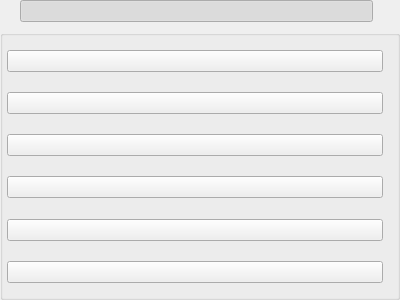
<?xml version="1.0" encoding="UTF-8"?>
<ui version="4.0">
 <class>MediaTypeFilterWidget</class>
 <widget class="QWidget" name="MediaTypeFilterWidget">
  <property name="geometry">
   <rect>
    <x>0</x>
    <y>0</y>
    <width>400</width>
    <height>300</height>
   </rect>
  </property>
  <property name="windowTitle">
   <string notr="true"/>
  </property>
  <property name="layoutDirection">
   <enum>Qt::LeftToRight</enum>
  </property>
  <property name="styleSheet">
   <string notr="true">QWidget
{
    background-color: #fff7f7f7; /*colorToken.surface-1*/
}

QPushButton, QLabel
{
background-color: &quot;transparent&quot;;
}

QGroupBox
{
    font-size: 12px;
    border: none;
}

#bArchives
{
    qproperty-icon: url(:/archives); 
    qproperty-iconSize: 16px;
}

#bAudio
{
    qproperty-icon: url(:/audio); 
    qproperty-iconSize: 16px;
}

#bDocuments
{
    qproperty-icon: url(:/documents); 
    qproperty-iconSize: 16px;
}

#bImages
{
    qproperty-icon: url(:/images); 
    qproperty-iconSize: 16px;
}

#bVideos
{
    qproperty-icon: url(:/video); 
    qproperty-iconSize: 16px;
}

#bOther
{
    qproperty-icon: url(:/other); 
    qproperty-iconSize: 16px;
}

#bTitle
{
    background: transparent;
    border: none;
    text-align: left;
    line-height: 16px;
    font-weight: 400;
    color: #FF616366; /*colorToken.text-secondary*/
    font-size: 12px;
}

#bTitle:enabled:checked
{
    icon: url(:/images/themed/light/chevron-down_default.svg); /*replaceThemeToken*/
}

#bTitle:enabled:!checked
{
    icon: url(:/images/themed/light/chevron-up_default.svg); /*replaceThemeToken*/
}

#bTitle:enabled:hover:checked
{
    icon: url(:/images/themed/light/chevron-down_hover.svg); /*replaceThemeToken*/
}

#bTitle:enabled:hover:!checked
{
    icon: url(:/images/themed/light/chevron-up_hover.svg); /*replaceThemeToken*/
}

#bTitle:enabled:pressed:checked
{
    icon: url(:/images/themed/light/chevron-down_press.svg); /*replaceThemeToken*/
}

#bTitle:enabled:pressed:!checked
{
   icon: url(:/images/themed/light/chevron-up_press.svg); /*replaceThemeToken*/
}

#bTitle:!enabled:checked
{
    icon: url(:/images/themed/light/chevron-down_disabled.svg); /*replaceThemeToken*/
}

#bTitle:!enabled:!checked
{
    icon: url(:/images/themed/light/chevron-up_disabled.svg); /*replaceThemeToken*/
}

#gbMediaType QFrame
{
    padding-right: 6px;
    padding-left: 6px;
}

#gbMediaType QPushButton
{
    height: 32px;
}

#gbMediaType QFrame &gt; QPushButton
{
    border: none;
    text-align: left;
    padding-left: 10px;
    padding-right: 0px;
}

#gbMediaType QFrame &gt; QLabel
{
    padding-right: 18px;
}

#gbMediaType QFrame[itsOn=true]
{
    border: none;
    border-radius: 6px;
    background-color: #FFFFFFFF; /*colorToken.page-background*/
}

#gbMediaType QFrame[itsOn=false]
{
    border-radius: none;
    background-color: transparent;
}

#gbMediaType QFrame[itsOn=true] &gt; QPushButton
{
    font-weight: 600;
    color: #FF303233; /*colorToken.icon-primary*/
}

#gbMediaType QFrame[itsOn=false] &gt; QPushButton
{
    font-weight: 400;
    color: #FF616366; /*colorToken.text-secondary*/
}

#gbMediaType QFrame[itsOn=false] &gt; #bArchives
{
    qproperty-icon: url(:/archives); 
    qproperty-iconSize: 16px;
}

#gbMediaType QFrame[itsOn=true] &gt; #bArchives
{
    qproperty-icon: url(:/archives_selected); 
    qproperty-iconSize: 16px;
}

#gbMediaType QFrame[itsOn=false] &gt; #bAudio
{
    qproperty-icon: url(:/audio); 
    qproperty-iconSize: 16px;
}

#gbMediaType QFrame[itsOn=true] &gt; #bAudio
{
    qproperty-icon: url(:/audio_selected); 
    qproperty-iconSize: 16px;
}

#gbMediaType QFrame[itsOn=false] &gt; #bDocuments
{
    qproperty-icon: url(:/documents); 
    qproperty-iconSize: 16px;
}

#gbMediaType QFrame[itsOn=true] &gt; #bDocuments
{
    qproperty-icon: url(:/documents_selected); 
    qproperty-iconSize: 16px;
}

#gbMediaType QFrame[itsOn=false] &gt; #bImages
{
    qproperty-icon: url(:/transfer_manager_images); 
    qproperty-iconSize: 16px;
}

#gbMediaType QFrame[itsOn=true] &gt; #bImages
{
    qproperty-icon: url(:/images_selected); 
    qproperty-iconSize: 16px;
}

#gbMediaType QFrame[itsOn=false] &gt; #bOther
{
    qproperty-icon: url(:/other); 
    qproperty-iconSize: 16px;
}

#gbMediaType QFrame[itsOn=true] &gt; #bOther
{
    qproperty-icon: url(:/other_selected);
    qproperty-iconSize: 16px;
}

#gbMediaType QFrame[itsOn=false] &gt; #bVideos
{
    qproperty-icon: url(:/video); 
    qproperty-iconSize: 16px;
}

#gbMediaType QFrame[itsOn=true] &gt; #bVideos
{
    qproperty-icon: url(:/video_selected); 
    qproperty-iconSize: 16px;
}
</string>
  </property>
  <property name="TOKENIZED" stdset="0">
   <bool>true</bool>
  </property>
  <layout class="QVBoxLayout" name="verticalLayout">
   <property name="spacing">
    <number>8</number>
   </property>
   <property name="leftMargin">
    <number>0</number>
   </property>
   <property name="topMargin">
    <number>0</number>
   </property>
   <property name="rightMargin">
    <number>0</number>
   </property>
   <property name="bottomMargin">
    <number>0</number>
   </property>
   <item>
    <layout class="QHBoxLayout" name="horizontalLayout">
     <property name="leftMargin">
      <number>20</number>
     </property>
     <property name="rightMargin">
      <number>27</number>
     </property>
     <item>
      <widget class="QPushButton" name="bTitle">
       <property name="cursor">
        <cursorShape>PointingHandCursor</cursorShape>
       </property>
       <property name="layoutDirection">
        <enum>Qt::RightToLeft</enum>
       </property>
       <property name="text">
        <string notr="true"/>
       </property>
       <property name="icon">
        <iconset resource="../../../gui/Resources_light.qrc">
         <normaloff>:/images/themed/light/chevron-down_default.svg</normaloff>:/images/themed/light/chevron-down_default.svg</iconset>
       </property>
       <property name="checkable">
        <bool>true</bool>
       </property>
       <property name="checked">
        <bool>true</bool>
       </property>
      </widget>
     </item>
    </layout>
   </item>
   <item>
    <widget class="QGroupBox" name="gbMediaType">
     <property name="sizePolicy">
      <sizepolicy hsizetype="Preferred" vsizetype="Preferred">
       <horstretch>0</horstretch>
       <verstretch>0</verstretch>
      </sizepolicy>
     </property>
     <property name="minimumSize">
      <size>
       <width>0</width>
       <height>0</height>
      </size>
     </property>
     <property name="maximumSize">
      <size>
       <width>16777215</width>
       <height>16777215</height>
      </size>
     </property>
     <property name="cursor">
      <cursorShape>ArrowCursor</cursorShape>
     </property>
     <property name="title">
      <string notr="true"/>
     </property>
     <property name="alignment">
      <set>Qt::AlignLeading|Qt::AlignLeft|Qt::AlignVCenter</set>
     </property>
     <property name="checkable">
      <bool>false</bool>
     </property>
     <property name="checked">
      <bool>false</bool>
     </property>
     <layout class="QVBoxLayout" name="wMediaTypeLayout">
      <property name="spacing">
       <number>0</number>
      </property>
      <property name="leftMargin">
       <number>4</number>
      </property>
      <property name="topMargin">
       <number>4</number>
      </property>
      <property name="rightMargin">
       <number>4</number>
      </property>
      <property name="bottomMargin">
       <number>4</number>
      </property>
      <item>
       <widget class="QFrame" name="fArchives">
        <property name="minimumSize">
         <size>
          <width>0</width>
          <height>36</height>
         </size>
        </property>
        <layout class="QHBoxLayout" name="horizontalLayout_3">
         <property name="spacing">
          <number>3</number>
         </property>
         <property name="leftMargin">
          <number>0</number>
         </property>
         <property name="topMargin">
          <number>0</number>
         </property>
         <property name="rightMargin">
          <number>0</number>
         </property>
         <property name="bottomMargin">
          <number>0</number>
         </property>
         <item>
          <widget class="QPushButton" name="bArchives">
           <property name="sizePolicy">
            <sizepolicy hsizetype="Expanding" vsizetype="Fixed">
             <horstretch>0</horstretch>
             <verstretch>0</verstretch>
            </sizepolicy>
           </property>
           <property name="cursor">
            <cursorShape>PointingHandCursor</cursorShape>
           </property>
           <property name="text">
            <string notr="true"/>
           </property>
           <property name="checkable">
            <bool>true</bool>
           </property>
           <property name="autoDefault">
            <bool>false</bool>
           </property>
           <property name="default_icon" stdset="0">
            <string notr="true">qrc:/images/transfer_manager/sidebar/compressed_default.png</string>
           </property>
          </widget>
         </item>
         <item alignment="Qt::AlignRight">
          <widget class="QLabel" name="lArchivesNb">
           <property name="enabled">
            <bool>true</bool>
           </property>
           <property name="sizePolicy">
            <sizepolicy hsizetype="MinimumExpanding" vsizetype="Fixed">
             <horstretch>0</horstretch>
             <verstretch>0</verstretch>
            </sizepolicy>
           </property>
           <property name="minimumSize">
            <size>
             <width>0</width>
             <height>24</height>
            </size>
           </property>
           <property name="maximumSize">
            <size>
             <width>16777215</width>
             <height>24</height>
            </size>
           </property>
           <property name="text">
            <string notr="true"/>
           </property>
          </widget>
         </item>
        </layout>
       </widget>
      </item>
      <item>
       <widget class="QFrame" name="fDocuments">
        <property name="minimumSize">
         <size>
          <width>0</width>
          <height>36</height>
         </size>
        </property>
        <layout class="QHBoxLayout" name="horizontalLayout_7">
         <property name="spacing">
          <number>3</number>
         </property>
         <property name="leftMargin">
          <number>0</number>
         </property>
         <property name="topMargin">
          <number>0</number>
         </property>
         <property name="rightMargin">
          <number>0</number>
         </property>
         <property name="bottomMargin">
          <number>0</number>
         </property>
         <item>
          <widget class="QPushButton" name="bDocuments">
           <property name="sizePolicy">
            <sizepolicy hsizetype="Expanding" vsizetype="Fixed">
             <horstretch>0</horstretch>
             <verstretch>0</verstretch>
            </sizepolicy>
           </property>
           <property name="cursor">
            <cursorShape>PointingHandCursor</cursorShape>
           </property>
           <property name="text">
            <string notr="true"/>
           </property>
           <property name="checkable">
            <bool>true</bool>
           </property>
           <property name="autoDefault">
            <bool>false</bool>
           </property>
           <property name="default_icon" stdset="0">
            <string notr="true">qrc:/images/transfer_manager/sidebar/text_default.png</string>
           </property>
          </widget>
         </item>
         <item alignment="Qt::AlignRight">
          <widget class="QLabel" name="lDocumentsNb">
           <property name="sizePolicy">
            <sizepolicy hsizetype="MinimumExpanding" vsizetype="Fixed">
             <horstretch>0</horstretch>
             <verstretch>0</verstretch>
            </sizepolicy>
           </property>
           <property name="minimumSize">
            <size>
             <width>0</width>
             <height>24</height>
            </size>
           </property>
           <property name="maximumSize">
            <size>
             <width>16777215</width>
             <height>24</height>
            </size>
           </property>
           <property name="text">
            <string notr="true"/>
           </property>
          </widget>
         </item>
        </layout>
       </widget>
      </item>
      <item>
       <widget class="QFrame" name="fImages">
        <property name="minimumSize">
         <size>
          <width>0</width>
          <height>36</height>
         </size>
        </property>
        <layout class="QHBoxLayout" name="horizontalLayout_8">
         <property name="spacing">
          <number>3</number>
         </property>
         <property name="leftMargin">
          <number>0</number>
         </property>
         <property name="topMargin">
          <number>0</number>
         </property>
         <property name="rightMargin">
          <number>0</number>
         </property>
         <property name="bottomMargin">
          <number>0</number>
         </property>
         <item>
          <widget class="QPushButton" name="bImages">
           <property name="sizePolicy">
            <sizepolicy hsizetype="Expanding" vsizetype="Fixed">
             <horstretch>0</horstretch>
             <verstretch>0</verstretch>
            </sizepolicy>
           </property>
           <property name="cursor">
            <cursorShape>PointingHandCursor</cursorShape>
           </property>
           <property name="text">
            <string notr="true"/>
           </property>
           <property name="checkable">
            <bool>true</bool>
           </property>
           <property name="autoDefault">
            <bool>false</bool>
           </property>
           <property name="default_icon" stdset="0">
            <string notr="true">qrc:/images/transfer_manager/sidebar/image_default.png</string>
           </property>
          </widget>
         </item>
         <item alignment="Qt::AlignRight">
          <widget class="QLabel" name="lImagesNb">
           <property name="sizePolicy">
            <sizepolicy hsizetype="MinimumExpanding" vsizetype="Fixed">
             <horstretch>0</horstretch>
             <verstretch>0</verstretch>
            </sizepolicy>
           </property>
           <property name="minimumSize">
            <size>
             <width>0</width>
             <height>24</height>
            </size>
           </property>
           <property name="maximumSize">
            <size>
             <width>16777215</width>
             <height>24</height>
            </size>
           </property>
           <property name="text">
            <string notr="true"/>
           </property>
          </widget>
         </item>
        </layout>
       </widget>
      </item>
      <item>
       <widget class="QFrame" name="fVideos">
        <property name="minimumSize">
         <size>
          <width>0</width>
          <height>36</height>
         </size>
        </property>
        <layout class="QHBoxLayout" name="horizontalLayout_9">
         <property name="spacing">
          <number>3</number>
         </property>
         <property name="leftMargin">
          <number>0</number>
         </property>
         <property name="topMargin">
          <number>0</number>
         </property>
         <property name="rightMargin">
          <number>0</number>
         </property>
         <property name="bottomMargin">
          <number>0</number>
         </property>
         <item>
          <widget class="QPushButton" name="bVideos">
           <property name="sizePolicy">
            <sizepolicy hsizetype="Expanding" vsizetype="Fixed">
             <horstretch>0</horstretch>
             <verstretch>0</verstretch>
            </sizepolicy>
           </property>
           <property name="cursor">
            <cursorShape>PointingHandCursor</cursorShape>
           </property>
           <property name="text">
            <string notr="true"/>
           </property>
           <property name="checkable">
            <bool>true</bool>
           </property>
           <property name="autoDefault">
            <bool>false</bool>
           </property>
           <property name="default_icon" stdset="0">
            <string notr="true">qrc:/images/transfer_manager/sidebar/video_default.png</string>
           </property>
          </widget>
         </item>
         <item alignment="Qt::AlignRight">
          <widget class="QLabel" name="lVideosNb">
           <property name="sizePolicy">
            <sizepolicy hsizetype="MinimumExpanding" vsizetype="Fixed">
             <horstretch>0</horstretch>
             <verstretch>0</verstretch>
            </sizepolicy>
           </property>
           <property name="minimumSize">
            <size>
             <width>0</width>
             <height>24</height>
            </size>
           </property>
           <property name="maximumSize">
            <size>
             <width>16777215</width>
             <height>24</height>
            </size>
           </property>
           <property name="text">
            <string notr="true"/>
           </property>
          </widget>
         </item>
        </layout>
       </widget>
      </item>
      <item>
       <widget class="QFrame" name="fAudio">
        <property name="minimumSize">
         <size>
          <width>0</width>
          <height>36</height>
         </size>
        </property>
        <layout class="QHBoxLayout" name="horizontalLayout_6">
         <property name="spacing">
          <number>3</number>
         </property>
         <property name="leftMargin">
          <number>0</number>
         </property>
         <property name="topMargin">
          <number>0</number>
         </property>
         <property name="rightMargin">
          <number>0</number>
         </property>
         <property name="bottomMargin">
          <number>0</number>
         </property>
         <item>
          <widget class="QPushButton" name="bAudio">
           <property name="sizePolicy">
            <sizepolicy hsizetype="Expanding" vsizetype="Fixed">
             <horstretch>0</horstretch>
             <verstretch>0</verstretch>
            </sizepolicy>
           </property>
           <property name="cursor">
            <cursorShape>PointingHandCursor</cursorShape>
           </property>
           <property name="text">
            <string notr="true"/>
           </property>
           <property name="checkable">
            <bool>true</bool>
           </property>
           <property name="autoDefault">
            <bool>false</bool>
           </property>
           <property name="default_icon" stdset="0">
            <string notr="true">qrc:/images/transfer_manager/sidebar/audio_default.png</string>
           </property>
          </widget>
         </item>
         <item alignment="Qt::AlignRight">
          <widget class="QLabel" name="lAudioNb">
           <property name="sizePolicy">
            <sizepolicy hsizetype="MinimumExpanding" vsizetype="Fixed">
             <horstretch>0</horstretch>
             <verstretch>0</verstretch>
            </sizepolicy>
           </property>
           <property name="minimumSize">
            <size>
             <width>0</width>
             <height>24</height>
            </size>
           </property>
           <property name="maximumSize">
            <size>
             <width>16777215</width>
             <height>24</height>
            </size>
           </property>
           <property name="text">
            <string notr="true"/>
           </property>
          </widget>
         </item>
        </layout>
       </widget>
      </item>
      <item>
       <widget class="QFrame" name="fOther">
        <property name="minimumSize">
         <size>
          <width>0</width>
          <height>36</height>
         </size>
        </property>
        <layout class="QHBoxLayout" name="horizontalLayout_4">
         <property name="spacing">
          <number>3</number>
         </property>
         <property name="leftMargin">
          <number>0</number>
         </property>
         <property name="topMargin">
          <number>0</number>
         </property>
         <property name="rightMargin">
          <number>0</number>
         </property>
         <property name="bottomMargin">
          <number>0</number>
         </property>
         <item>
          <widget class="QPushButton" name="bOther">
           <property name="sizePolicy">
            <sizepolicy hsizetype="Expanding" vsizetype="Fixed">
             <horstretch>0</horstretch>
             <verstretch>0</verstretch>
            </sizepolicy>
           </property>
           <property name="cursor">
            <cursorShape>PointingHandCursor</cursorShape>
           </property>
           <property name="text">
            <string notr="true"/>
           </property>
           <property name="checkable">
            <bool>true</bool>
           </property>
           <property name="autoDefault">
            <bool>false</bool>
           </property>
           <property name="default_icon" stdset="0">
            <string notr="true">qrc:/images/transfer_manager/sidebar/generic_default.png</string>
           </property>
          </widget>
         </item>
         <item alignment="Qt::AlignRight">
          <widget class="QLabel" name="lOtherNb">
           <property name="sizePolicy">
            <sizepolicy hsizetype="MinimumExpanding" vsizetype="Fixed">
             <horstretch>0</horstretch>
             <verstretch>0</verstretch>
            </sizepolicy>
           </property>
           <property name="minimumSize">
            <size>
             <width>0</width>
             <height>24</height>
            </size>
           </property>
           <property name="maximumSize">
            <size>
             <width>16777215</width>
             <height>24</height>
            </size>
           </property>
           <property name="text">
            <string notr="true"/>
           </property>
          </widget>
         </item>
        </layout>
       </widget>
      </item>
     </layout>
    </widget>
   </item>
  </layout>
 </widget>
 <resources>
  <include location="../../../gui/Resources_light.qrc"/>
 </resources>
 <connections/>
</ui>
